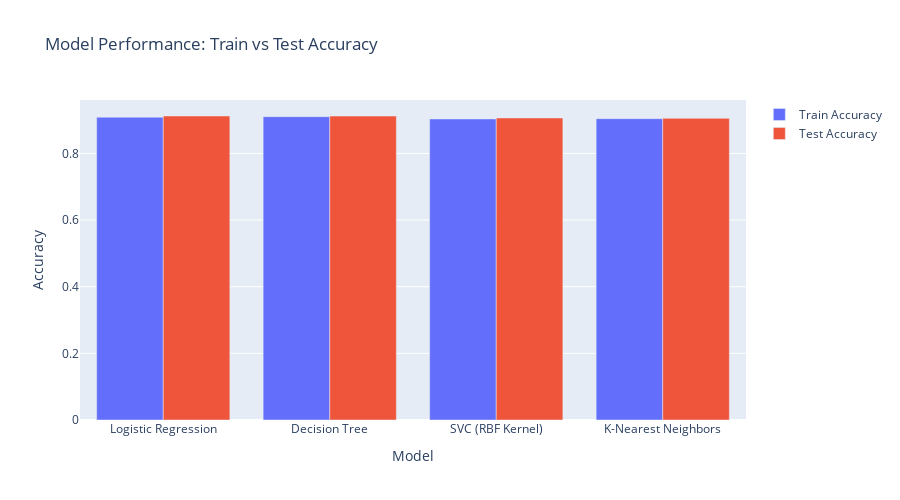
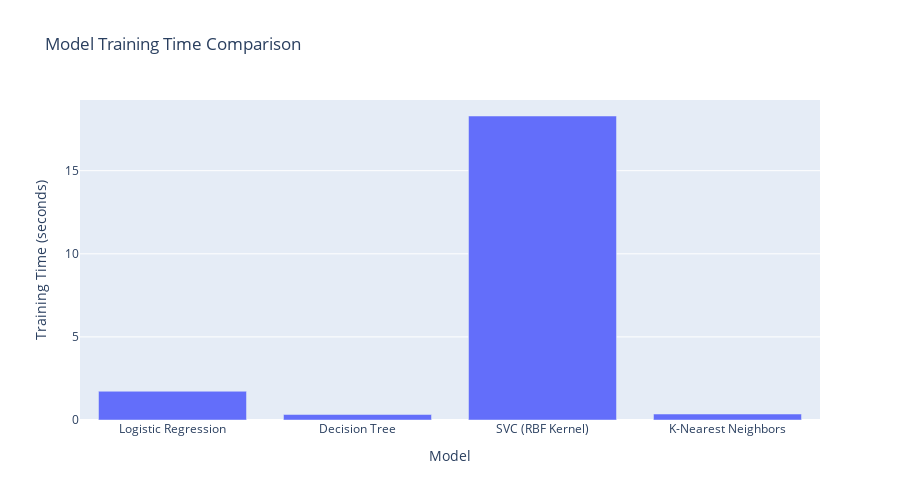

Notebook code cell kept with these figures, in order:
### Markdown cell above
### Problem 11: Improving the Model

Now that we have some basic models on the board, we want to try to improve these.  Below, we list a few things to explore in this pursuit.


- Hyperparameter tuning and grid search.  All of our models have additional hyperparameters to tune and explore.  For example the number of neighbors in KNN or the maximum depth of a Decision Tree.  
- Adjust your performance metric

### Code cell
import pandas as pd
from sklearn.model_selection import GridSearchCV, train_test_split
from sklearn.linear_model import LogisticRegression
from sklearn.neighbors import KNeighborsClassifier
from sklearn.tree import DecisionTreeClassifier
from sklearn.svm import SVC
from sklearn.metrics import accuracy_score
from sklearn.pipeline import Pipeline
from joblib import parallel_backend
import time
import warnings
import plotly.graph_objects as go

warnings.filterwarnings("ignore", category=UserWarning, module="sklearn.preprocessing._encoders")

# Split dataset
X_train, X_test, y_train, y_test = train_test_split(
    X, y, test_size=0.2, stratify=y, random_state=42
)

# Subset for hyperparameter tuning
X_train_sub, _, y_train_sub, _ = train_test_split(
    X_train, y_train, train_size=0.2, stratify=y_train, random_state=42
)

# Models & parameters
model_params = {
    "K-Nearest Neighbors": (
        KNeighborsClassifier(),
        {"model__n_neighbors": [3, 5]}
    ),
    "Logistic Regression": (
        LogisticRegression(max_iter=2000),
        {"model__C": [0.1, 1]}
    ),
    "Decision Tree": (
        DecisionTreeClassifier(),
        {"model__max_depth": [6, 10]}
    ),
    "SVC (RBF Kernel)": (
        SVC(kernel='rbf', probability=True, max_iter=8000),
        {"model__C": [0.1, 1], "model__gamma": ['scale', 0.01, 0.1]}
    )
}

results = []

# GridSearchCV loop
for name, (model, params) in model_params.items():
    print(f"🔍 Running GridSearchCV for {name}...")

    pipeline = Pipeline([
        ("preprocessor", preprocessor),
        ("model", model)
    ])

    grid_search = GridSearchCV(
        estimator=pipeline,
        param_grid=params,
        scoring="accuracy",
        cv=3,
        n_jobs=1,
        verbose=0
    )

    start_time = time.time()
    with parallel_backend("loky"):
        grid_search.fit(X_train_sub, y_train_sub)
    end_time = time.time()

    best_model = grid_search.best_estimator_

    train_acc = accuracy_score(y_train, best_model.predict(X_train))
    test_acc = accuracy_score(y_test, best_model.predict(X_test))

    results.append({
        "Model": name,
        "Train Time (s)": round(end_time - start_time, 2),
        "Train Accuracy": round(train_acc, 4),
        "Test Accuracy": round(test_acc, 4)
    })

# Results DataFrame
results_df = pd.DataFrame(results)
results_df = results_df.sort_values(by="Test Accuracy", ascending=False).reset_index(drop=True)

print("\n=== Model Comparison ===")
print(results_df)


# Plotly Bar Chart — Accuracy
fig_accuracy = go.Figure()

fig_accuracy.add_trace(go.Bar(
    x=results_df["Model"],
    y=results_df["Train Accuracy"],
    name="Train Accuracy"
))

fig_accuracy.add_trace(go.Bar(
    x=results_df["Model"],
    y=results_df["Test Accuracy"],
    name="Test Accuracy"
))

fig_accuracy.update_layout(
    title="Model Performance: Train vs Test Accuracy",
    xaxis_title="Model",
    yaxis_title="Accuracy",
    barmode="group",
    width=900,
    height=500
)

fig_accuracy.show()


# Plotly Bar Chart — Training Time
fig_time = go.Figure()

fig_time.add_trace(go.Bar(
    x=results_df["Model"],
    y=results_df["Train Time (s)"],
    name="Train Time (seconds)"
))
                                                                      
fig_time.update_layout(
    title="Model Training Time Comparison",
    xaxis_title="Model",
    yaxis_title="Training Time (seconds)",
    width=900,
    height=500
)

fig_time.show()

### Figure 1 — Plotly figure (JSON) as saved in the notebook; plotly's stock layout.template omitted (floating-point values rounded to 4 significant figures)
{"data": [{"name": "Train Accuracy", "type": "bar", "x": ["Logistic Regression", "Decision Tree", "SVC (RBF Kernel)", "K-Nearest Neighbors"], "y": [0.9088, 0.9103, 0.9036, 0.9044]}, {"name": "Test Accuracy", "type": "bar", "x": ["Logistic Regression", "Decision Tree", "SVC (RBF Kernel)", "K-Nearest Neighbors"], "y": [0.9124, 0.9121, 0.9065, 0.9053]}], "layout": {"barmode": "group", "height": 500, "title": {"text": "Model Performance: Train vs Test Accuracy"}, "width": 900, "xaxis": {"title": {"text": "Model"}}, "yaxis": {"title": {"text": "Accuracy"}}}}

### Figure 2 — Plotly figure (JSON) as saved in the notebook; plotly's stock layout.template omitted (floating-point values rounded to 4 significant figures)
{"data": [{"name": "Train Time (seconds)", "type": "bar", "x": ["Logistic Regression", "Decision Tree", "SVC (RBF Kernel)", "K-Nearest Neighbors"], "y": [1.73, 0.33, 18.29, 0.36]}], "layout": {"height": 500, "title": {"text": "Model Training Time Comparison"}, "width": 900, "xaxis": {"title": {"text": "Model"}}, "yaxis": {"title": {"text": "Training Time (seconds)"}}}}
